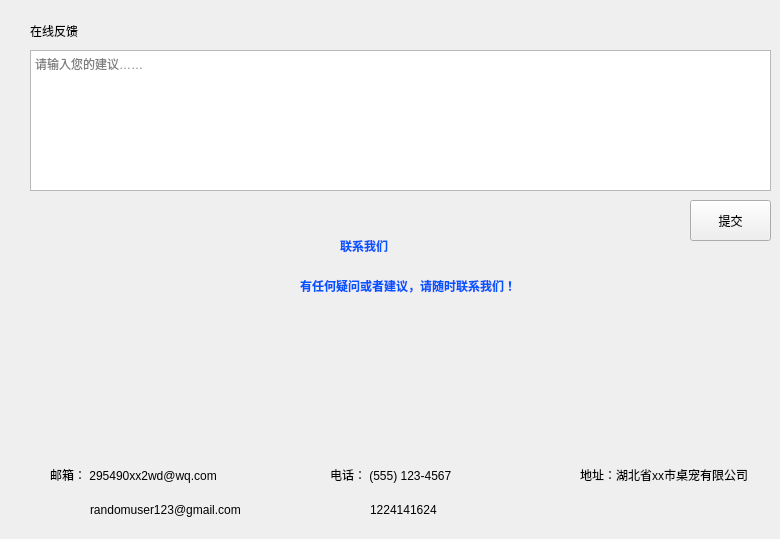
     <widget class="QWidget" name="page_4">
      <property name="styleSheet">
       <string notr="true">background-image: url(:/data/灰色.png);</string>
      </property>
      <widget class="QLabel" name="label_2">
       <property name="geometry">
        <rect>
         <x>30</x>
         <y>20</y>
         <width>101</width>
         <height>21</height>
        </rect>
       </property>
       <property name="styleSheet">
        <string notr="true">border: 0px solid black;</string>
       </property>
       <property name="text">
        <string>在线反馈</string>
       </property>
      </widget>
      <widget class="QLabel" name="label_10">
       <property name="geometry">
        <rect>
         <x>60</x>
         <y>290</y>
         <width>180</width>
         <height>180</height>
        </rect>
       </property>
       <property name="styleSheet">
        <string notr="true">border: 0px solid black;</string>
       </property>
       <property name="text">
        <string/>
       </property>
       <property name="pixmap">
        <pixmap>E:/Code/python/UI_pic/邮件.png</pixmap>
       </property>
       <property name="scaledContents">
        <bool>true</bool>
       </property>
      </widget>
      <widget class="QLabel" name="label_16">
       <property name="geometry">
        <rect>
         <x>310</x>
         <y>290</y>
         <width>180</width>
         <height>180</height>
        </rect>
       </property>
       <property name="styleSheet">
        <string notr="true">border: 0px solid black;</string>
       </property>
       <property name="text">
        <string/>
       </property>
       <property name="pixmap">
        <pixmap>E:/Code/python/UI_pic/对话.png</pixmap>
       </property>
       <property name="scaledContents">
        <bool>true</bool>
       </property>
      </widget>
      <widget class="QLabel" name="label_17">
       <property name="geometry">
        <rect>
         <x>560</x>
         <y>290</y>
         <width>180</width>
         <height>180</height>
        </rect>
       </property>
       <property name="styleSheet">
        <string notr="true">border: 0px solid black;</string>
       </property>
       <property name="text">
        <string/>
       </property>
       <property name="pixmap">
        <pixmap>E:/Code/python/UI_pic/地址.png</pixmap>
       </property>
       <property name="scaledContents">
        <bool>true</bool>
       </property>
      </widget>
      <widget class="QLabel" name="label_18">
       <property name="geometry">
        <rect>
         <x>340</x>
         <y>210</y>
         <width>221</width>
         <height>71</height>
        </rect>
       </property>
       <property name="styleSheet">
        <string notr="true">border: 0px solid black;
color:rgb(0, 85, 255);
font-weight: bold;
font: 75 italic 25pt &quot;Arial&quot;</string>
       </property>
       <property name="text">
        <string>联系我们</string>
       </property>
      </widget>
      <widget class="QLabel" name="label_19">
       <property name="geometry">
        <rect>
         <x>300</x>
         <y>270</y>
         <width>331</width>
         <height>31</height>
        </rect>
       </property>
       <property name="styleSheet">
        <string notr="true">border: 0px solid black;
color:rgb(0, 85, 255);
font-weight: bold;</string>
       </property>
       <property name="text">
        <string>有任何疑问或者建议，请随时联系我们！</string>
       </property>
      </widget>
      <widget class="QLabel" name="label_20">
       <property name="geometry">
        <rect>
         <x>50</x>
         <y>450</y>
         <width>200</width>
         <height>50</height>
        </rect>
       </property>
       <property name="styleSheet">
        <string notr="true">border: 0px solid black;
font: 9pt &quot;Arial&quot;;
</string>
       </property>
       <property name="text">
        <string>邮箱： 295490xx2wd@wq.com</string>
       </property>
      </widget>
      <widget class="QLabel" name="label_21">
       <property name="geometry">
        <rect>
         <x>90</x>
         <y>489</y>
         <width>200</width>
         <height>41</height>
        </rect>
       </property>
       <property name="styleSheet">
        <string notr="true">border: 0px solid black;
font: 9pt &quot;Arial&quot;;\n</string>
       </property>
       <property name="text">
        <string>randomuser123@gmail.com</string>
       </property>
      </widget>
      <widget class="QLabel" name="label_22">
       <property name="geometry">
        <rect>
         <x>330</x>
         <y>450</y>
         <width>171</width>
         <height>50</height>
        </rect>
       </property>
       <property name="styleSheet">
        <string notr="true">border: 0px solid black;
font: 9pt &quot;Arial&quot;;
</string>
       </property>
       <property name="text">
        <string>电话： (555) 123-4567</string>
       </property>
      </widget>
      <widget class="QLabel" name="label_23">
       <property name="geometry">
        <rect>
         <x>370</x>
         <y>489</y>
         <width>131</width>
         <height>41</height>
        </rect>
       </property>
       <property name="styleSheet">
        <string notr="true">border: 0px solid black;
font: 9pt &quot;Arial&quot;;
</string>
       </property>
       <property name="text">
        <string>1224141624</string>
       </property>
      </widget>
      <widget class="QLabel" name="label_24">
       <property name="geometry">
        <rect>
         <x>580</x>
         <y>450</y>
         <width>171</width>
         <height>50</height>
        </rect>
       </property>
       <property name="styleSheet">
        <string notr="true">border: 0px solid black;
font: 9pt &quot;Arial&quot;;
</string>
       </property>
       <property name="text">
        <string>地址：湖北省xx市桌宠有限公司</string>
       </property>
      </widget>
      <widget class="QTextEdit" name="textEdit_3">
       <property name="geometry">
        <rect>
         <x>30</x>
         <y>50</y>
         <width>741</width>
         <height>141</height>
        </rect>
       </property>
       <property name="placeholderText">
        <string>请输入您的建议……</string>
       </property>
      </widget>
      <widget class="QToolButton" name="toolButton_11">
       <property name="geometry">
        <rect>
         <x>690</x>
         <y>200</y>
         <width>81</width>
         <height>41</height>
        </rect>
       </property>
       <property name="text">
        <string>提交</string>
       </property>
      </widget>
     </widget>
